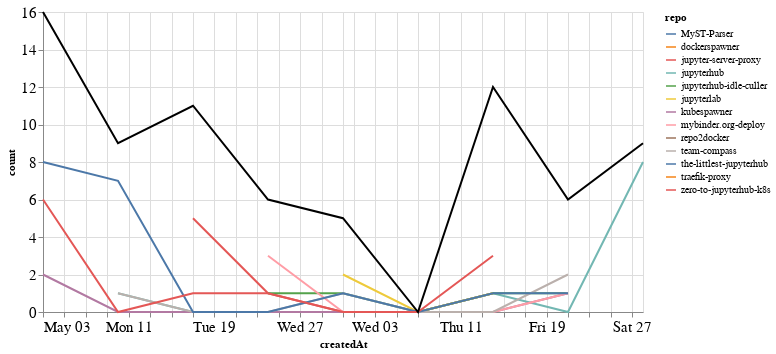

The code cell stored with this chart in its notebook:
### Markdown cell above
## Comments

### Code cell
comments_time = comments.groupby('repo').resample('W', on='createdAt').count()['author'].reset_index()
comments_time = comments_time.rename(columns={'author': 'count'})
comments_time_total = comments_time.groupby('createdAt').agg({"count": "sum"}).reset_index()
ch1 = alt.Chart(comments_time, width=600).mark_line().encode(
    x='createdAt',
    y='count',
    color='repo',
    tooltip="repo"
)

ch2 = alt.Chart(comments_time_total, width=600).mark_line(color="black").encode(
    x='createdAt',
    y='count',
)

ch1 + ch2

### Figure 1 — Vega-Lite specification as saved in the notebook (floating-point values rounded to 4 significant figures)
{"config": {"axisLeft": {"labelFontSize": 15}, "axisBottom": {"labelFontSize": 15}}, "layer": [{"data": {"name": "data-a7b27a7683cd6126480e5048ca6b51de"}, "mark": "line", "encoding": {"color": {"type": "nominal", "field": "repo"}, "tooltip": {"type": "nominal", "field": "repo"}, "x": {"type": "temporal", "field": "createdAt"}, "y": {"type": "quantitative", "field": "count"}}, "width": 600}, {"data": {"name": "data-9ec14575a3911aaa9a4247af00bd310a"}, "mark": {"type": "line", "color": "black"}, "encoding": {"x": {"type": "temporal", "field": "createdAt"}, "y": {"type": "quantitative", "field": "count"}}, "width": 600}], "$schema": "https://vega.github.io/schema/vega-lite/v4.8.1.json", "datasets": {"data-a7b27a7683cd6126480e5048ca6b51de": [{"repo": "MyST-Parser", "createdAt": "2020-06-28T00:00:00", "count": 1}, {"repo": "dockerspawner", "createdAt": "2020-06-14T00:00:00", "count": 4}, {"repo": "jupyter-server-proxy", "createdAt": "2020-05-17T00:00:00", "count": 5}, {"repo": "jupyter-server-proxy", "createdAt": "2020-05-24T00:00:00", "count": 1}, {"repo": "jupyter-server-proxy", "createdAt": "2020-05-31T00:00:00", "count": 0}, {"repo": "jupyter-server-proxy", "createdAt": "2020-06-07T00:00:00", "count": 0}, {"repo": "jupyter-server-proxy", "createdAt": "2020-06-14T00:00:00", "count": 1}, {"repo": "jupyterhub", "createdAt": "2020-05-10T00:00:00", "count": 1}, {"repo": "jupyterhub", "createdAt": "2020-05-17T00:00:00", "count": 0}, {"repo": "jupyterhub", "createdAt": "2020-05-24T00:00:00", "count": 0}, {"repo": "jupyterhub", "createdAt": "2020-05-31T00:00:00", "count": 0}, {"repo": "jupyterhub", "createdAt": "2020-06-07T00:00:00", "count": 0}, {"repo": "jupyterhub", "createdAt": "2020-06-14T00:00:00", "count": 1}, {"repo": "jupyterhub", "createdAt": "2020-06-21T00:00:00", "count": 0}, {"repo": "jupyterhub", "createdAt": "2020-06-28T00:00:00", "count": 8}, {"repo": "jupyterhub-idle-culler", "createdAt": "2020-05-24T00:00:00", "count": 1}, {"repo": "jupyterhub-idle-culler", "createdAt": "2020-05-31T00:00:00", "count": 1}, {"repo": "jupyterhub-idle-culler", "createdAt": "2020-06-07T00:00:00", "count": 0}, {"repo": "jupyterhub-idle-culler", "createdAt": "2020-06-14T00:00:00", "count": 1}, {"repo": "jupyterhub-idle-culler", "createdAt": "2020-06-21T00:00:00", "count": 1}, {"repo": "jupyterlab", "createdAt": "2020-05-31T00:00:00", "count": 2}, {"repo": "jupyterlab", "createdAt": "2020-06-07T00:00:00", "count": 0}, {"repo": "jupyterlab", "createdAt": "2020-06-14T00:00:00", "count": 1}, {"repo": "kubespawner", "createdAt": "2020-05-03T00:00:00", "count": 2}, {"repo": "kubespawner", "createdAt": "2020-05-10T00:00:00", "count": 0}, {"repo": "kubespawner", "createdAt": "2020-05-17T00:00:00", "count": 0}, {"repo": "kubespawner", "createdAt": "2020-05-24T00:00:00", "count": 0}, {"repo": "kubespawner", "createdAt": "2020-05-31T00:00:00", "count": 0}, {"repo": "kubespawner", "createdAt": "2020-06-07T00:00:00", "count": 0}, {"repo": "kubespawner", "createdAt": "2020-06-14T00:00:00", "count": 0}, {"repo": "kubespawner", "createdAt": "2020-06-21T00:00:00", "count": 1}, {"repo": "mybinder.org-deploy", "createdAt": "2020-05-24T00:00:00", "count": 3}, {"repo": "mybinder.org-deploy", "createdAt": "2020-05-31T00:00:00", "count": 0}, {"repo": "mybinder.org-deploy", "createdAt": "2020-06-07T00:00:00", "count": 0}, {"repo": "mybinder.org-deploy", "createdAt": "2020-06-14T00:00:00", "count": 0}, {"repo": "mybinder.org-deploy", "createdAt": "2020-06-21T00:00:00", "count": 1}, {"repo": "repo2docker", "createdAt": "2020-05-17T00:00:00", "count": 1}, {"repo": "team-compass", "createdAt": "2020-05-10T00:00:00", "count": 1}, {"repo": "team-compass", "createdAt": "2020-05-17T00:00:00", "count": 0}, {"repo": "team-compass", "createdAt": "2020-05-24T00:00:00", "count": 0}, {"repo": "team-compass", "createdAt": "2020-05-31T00:00:00", "count": 1}, {"repo": "team-compass", "createdAt": "2020-06-07T00:00:00", "count": 0}, {"repo": "team-compass", "createdAt": "2020-06-14T00:00:00", "count": 0}, {"repo": "team-compass", "createdAt": "2020-06-21T00:00:00", "count": 2}, {"repo": "the-littlest-jupyterhub", "createdAt": "2020-05-03T00:00:00", "count": 8}, {"repo": "the-littlest-jupyterhub", "createdAt": "2020-05-10T00:00:00", "count": 7}, {"repo": "the-littlest-jupyterhub", "createdAt": "2020-05-17T00:00:00", "count": 0}, {"repo": "the-littlest-jupyterhub", "createdAt": "2020-05-24T00:00:00", "count": 0}, {"repo": "the-littlest-jupyterhub", "createdAt": "2020-05-31T00:00:00", "count": 1}, {"repo": "the-littlest-jupyterhub", "createdAt": "2020-06-07T00:00:00", "count": 0}, {"repo": "the-littlest-jupyterhub", "createdAt": "2020-06-14T00:00:00", "count": 1}, {"repo": "the-littlest-jupyterhub", "createdAt": "2020-06-21T00:00:00", "count": 1}, {"repo": "traefik-proxy", "createdAt": "2020-05-17T00:00:00", "count": 4}, {"repo": "zero-to-jupyterhub-k8s", "createdAt": "2020-05-03T00:00:00", "count": 6}, {"repo": "zero-to-jupyterhub-k8s", "createdAt": "2020-05-10T00:00:00", "count": 0}, {"repo": "zero-to-jupyterhub-k8s", "createdAt": "2020-05-17T00:00:00", "count": 1}, {"repo": "zero-to-jupyterhub-k8s", "createdAt": "2020-05-24T00:00:00", "count": 1}, {"repo": "zero-to-jupyterhub-k8s", "createdAt": "2020-05-31T00:00:00", "count": 0}, {"repo": "zero-to-jupyterhub-k8s", "createdAt": "2020-06-07T00:00:00", "count": 0}, {"repo": "zero-to-jupyterhub-k8s", "createdAt": "2020-06-14T00:00:00", "count": 3}], "data-9ec14575a3911aaa9a4247af00bd310a": [{"createdAt": "2020-05-03T00:00:00", "count": 16}, {"createdAt": "2020-05-10T00:00:00", "count": 9}, {"createdAt": "2020-05-17T00:00:00", "count": 11}, {"createdAt": "2020-05-24T00:00:00", "count": 6}, {"createdAt": "2020-05-31T00:00:00", "count": 5}, {"createdAt": "2020-06-07T00:00:00", "count": 0}, {"createdAt": "2020-06-14T00:00:00", "count": 12}, {"createdAt": "2020-06-21T00:00:00", "count": 6}, {"createdAt": "2020-06-28T00:00:00", "count": 9}]}}
